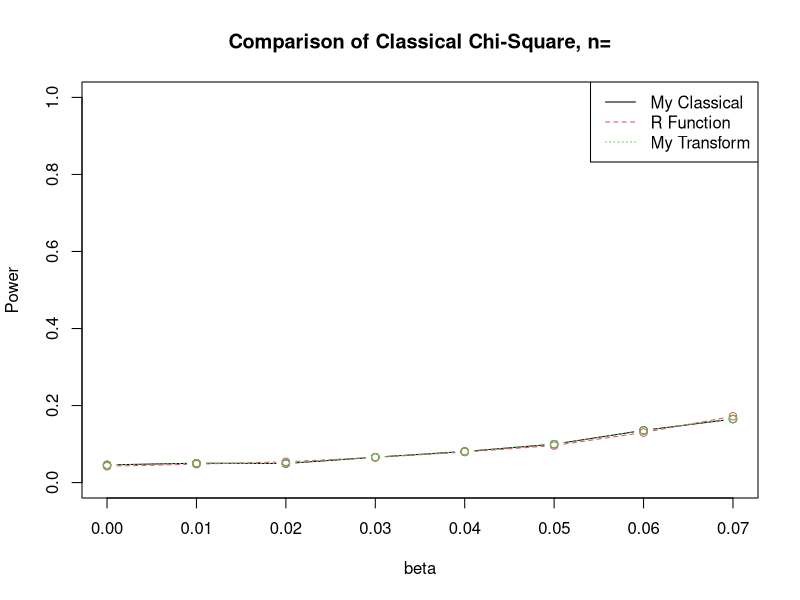
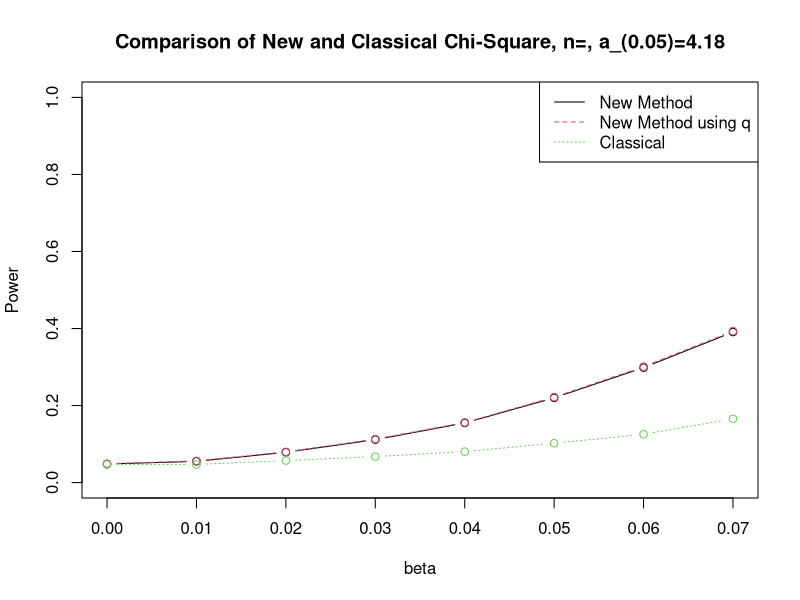

The R source for these figures, in order:
## +--+--+--+--+--+--+--+--+--+--+--+--+--+--+--+--+--+--+--+--+--+--+--+--+--+--+--+--+--+
## Reproduce results of Eubank (1997)

## Last Updated: 03/19/2015

## This code is based code written on 03/05/2015, some bugs are fixed.
## Simulation of a_{0.05}=4.18 is done for verification purpose
## +--+--+--+--+--+--+--+--+--+--+--+--+--+--+--+--+--+--+--+--+--+--+--+--+--+--+--+--+--+
eubank <- function(K, n, p, T){
    rej_new<- 0                        #initial of rejects of the new data-driven method
    rej_newq <- 0                      #initial of rejects of new method using q
    rej_classical <- 0                 #initial of rejects of classical test
    rej_transform <- 0                 #initial of rejects of transformed classcial test
    Q <- rep(NA, T)                    #vector storage of all qhat's
    p0 <- rep(1/K, K)                  #value of H0, using capital K
    J <- K-1                           #J is always K-1
    q <- seq(0, K-1, by=1)             #q is from 0 to 9
    M <- rep(0, length(q))             #initial M with M(q=0)=0
    coef1 <- (n+1)/(n-1)               #coeficient 1 of M
    coef2 <- 4.18/(n-1)                #coeficient 2 of M, 4.18 is for a_{0.05}
    X <- matrix(NA, J, K)              #matrix of Fourier coefficients
    for (j in 1:J){
        for (k in 1:K){
            X[j, k] <- sqrt(2/K)*cos(j*pi*(k-0.5)/K)
        }
    }
    for (t in 1:T){
        data <- rmultinom(1, n, prob=p)         #generate data using real prob
        phat <- as.vector(data/n)               #\hat{p} is calculated by simulated data
        fhat <- as.matrix((phat - p0)/sqrt(p0)) #matrix of \hat{f(k)}
        b <- X %*% fhat                         #b1-b9 are generated                
        ## classical chi-sqaure test, alpha=0.05
        Xsquare_classical <- n*sum(fhat^2)
        if (Xsquare_classical > qchisq(0.95, K-1)){
            rej_classical <- rej_classical + 1
        }else{
            rej_classical <- rej_classical
        }
        ## transformed chi-square test, alpha=0.05
        Xsquare_transform <- n*sum(b^2)
        if (Xsquare_transform > qchisq(0.95, K-1)){
            rej_transform <- rej_transform + 1
        }else{
            rej_transform <- rej_transform
        }
        ## paper's new chi-square test, alpha=0.05
        v <- (X^2) %*% (phat/p0)                #v_jj for M(q)
        for (qq in 1:J){
            M[qq+1] <- coef1*sum((b[1:qq, 1])^2) - coef2*sum(v[1:qq, 1])
        }
        qhat <- which.max(M) - 1                #q is from 0 to 9
        Q[t] <- qhat
        if (qhat != 0){
            Xsquare_new <- n*sum((b[1:qhat, 1])^2)      #test statistic
            rej_newq <- rej_newq + 1
            if (Xsquare_new > qchisq(0.95, qhat)){
                rej_new <- rej_new+ 1
            }else{
                rej_new <- rej_new
            }
        }else{
            rej_new<- rej_new
            rej_newq <- rej_newq
        }
        ## show progress
        if (t==1 | t==T){
            cat ("Iteration:", 100*(t/T), "%, ", t, "of", T, "\n")
            print(Sys.time())
            flush.console()
        }
        if (t %% 5000==0){
            cat ("Iteration:", 100*(t/T), "%, ", t, "of", T, "\n")
            flush.console()
        }
    }
    reject_new <- rej_new/T
    reject_newq <- rej_newq/T
    reject_classical <- rej_classical/T
    reject_transform <- rej_transform/T
    list(reject_new = reject_new, reject_newq = reject_newq, Q = Q,
         reject_classical = reject_classical, reject_transform = reject_transform)
}



## simulation of a_{0.05}=4.18 for verification
K <- 10
a <- 4.18
T <- 5000
count <- 0
for (t in 1:T){
    test <- rep(NA, K-1)
    for (k in 1:(K-1)){
        test[k] <- (1/k)*rchisq(1, df=k)
    }
    if (max(test) >= a){
        count <- count + 1
    }else{
        count <- count
    }
}
alpha <- count/T
print(alpha)




## The following code simulates alpha=0.05
## individual case with T=10,000
K <- 10                                 #capital K
T <- 10000                              #Paper used 10,000 iterations
beta <- seq(0, 0.07, by=0.01)
allp <- matrix(NA, length(beta), K)
for (i in 1:length(beta)){
    for (k in 1:K){
        allp[i, k] <- 0.1+beta[i]*(k-5.5)/10  #set real prob for simulation alpha
    }
}

## Simulate the power of original and transformed classical chi-square
## test using both my code and R build-in function
power_myclass <- rep(NA, length(beta))
power_R <- rep(NA, length(beta))
power_mytransform <- rep(NA, length(beta))
for (kk in 1: length(beta)){
    p <- allp[kk,]
    n <- 75
    ## n <- 150
    ## my code
    sim <- eubank(K, n, p, T)
    power_myclass[kk] <- sim$reject_classical
    power_mytransform[kk] <- sim$reject_transform
    ## R build-in function "chisq.test()"
    rej_R <- 0
    for (i in 1:T){
        data <- as.vector(rmultinom(1, n, prob=p))   #generate data using real prob
        Rtest <- chisq.test(data, p=rep(1/K, K))
        if (Rtest$p.value < 0.05){
            rej_R <- rej_R + 1
        }else{
            rej_R <- rej_R
        }
    }
    power_R[kk] <- rej_R/T
}

pdf("1_classical.pdf", height=5, width=7.5)
par(mfrow=c(1, 1))
plot(beta, power_myclass, ylim=c(0,1), ylab="Power", col=1, lty=1, type="b",
     main="Comparison of Classical Chi-Square, n=")
points(beta, power_R, col=2, lty=2, type="b")
points(beta, power_mytransform, col=3, lty=3, type="b")
legend("topright", c("My Classical", "R Function", "My Transform"), col=c(1,2,3),
       lty=1:3)
dev.off()


## Simulate the power of the new data-driven method
power_new <- rep(NA, length(beta))
power_newq <- rep(NA, length(beta))
power_class <- rep(NA, length(beta))
for (kk in 1:length(beta)){
    p <- allp[kk,]
    n <- 75
    ## n <- 150
    sim <- eubank(K, n, p, T)
    power_new[kk] <- sim$reject_new
    power_newq[kk] <- sim$reject_newq
    power_class[kk] <- sim$reject_classical
}

pdf("3_new.pdf", height=5, width=7.5)
par(mfrow=c(1, 1))
plot(beta, power_new, ylim=c(0,1), ylab="Power", col=1, lty=1, type="b",
     main="Comparison of New and Classical Chi-Square, n=, a_(0.05)=4.18")
points(beta, power_newq, col=2, lty=2, type="b")
points(beta, power_class, col=3, lty=3, type="b")
legend("topright", c("New Method", "New Method using q", "Classical"), col=c(1,2,3),
       lty=1:3)
dev.off()
############################# END ###########################################
